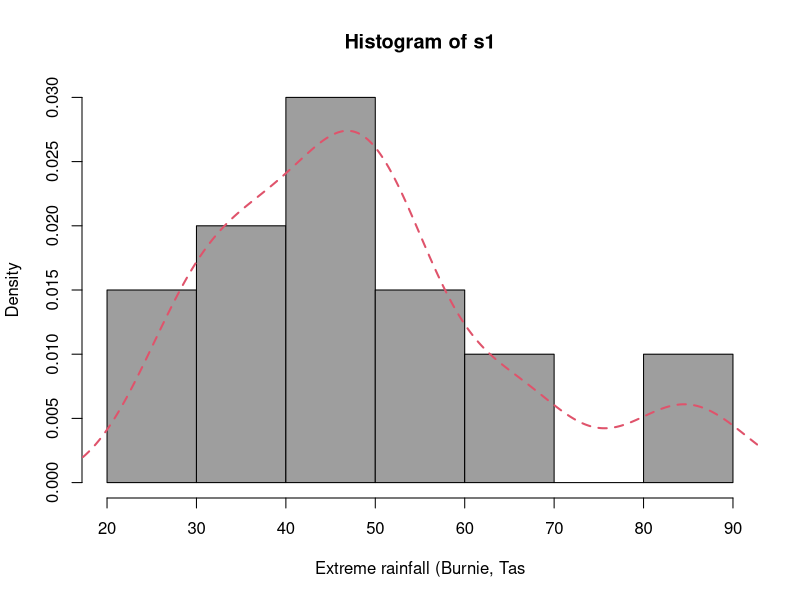
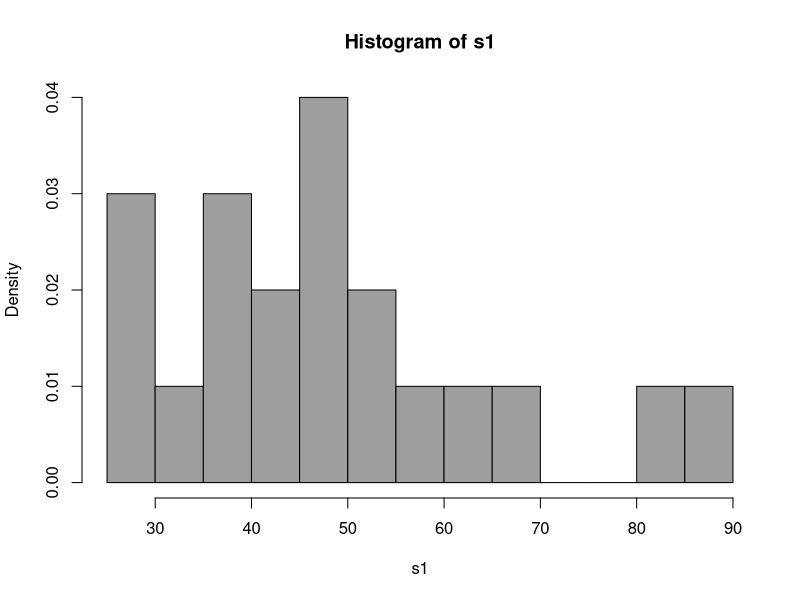
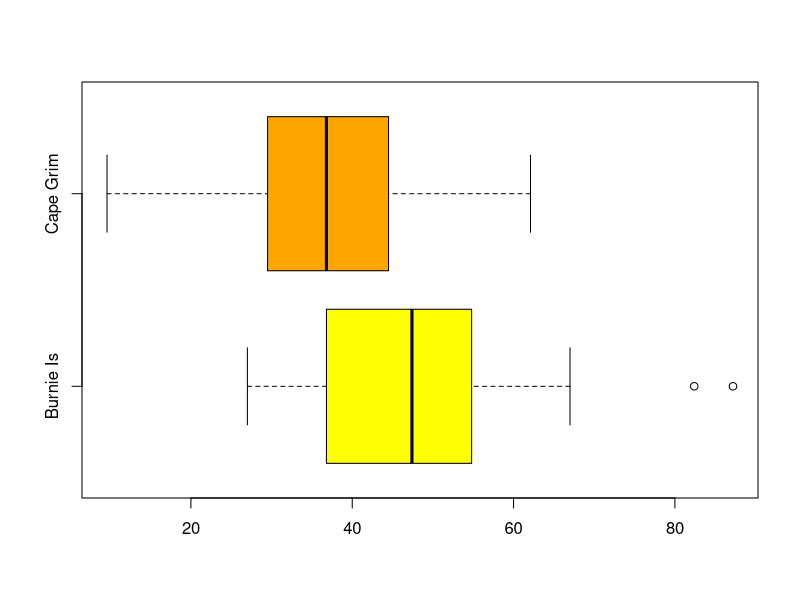
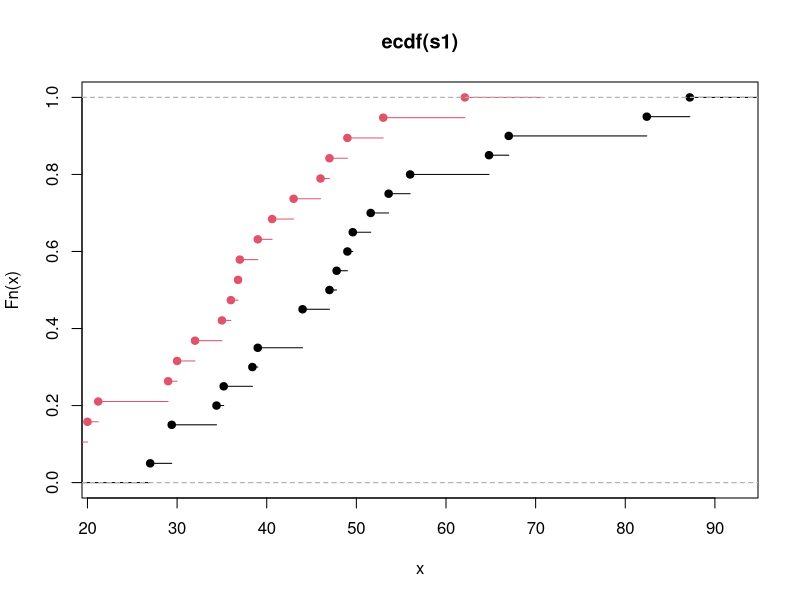
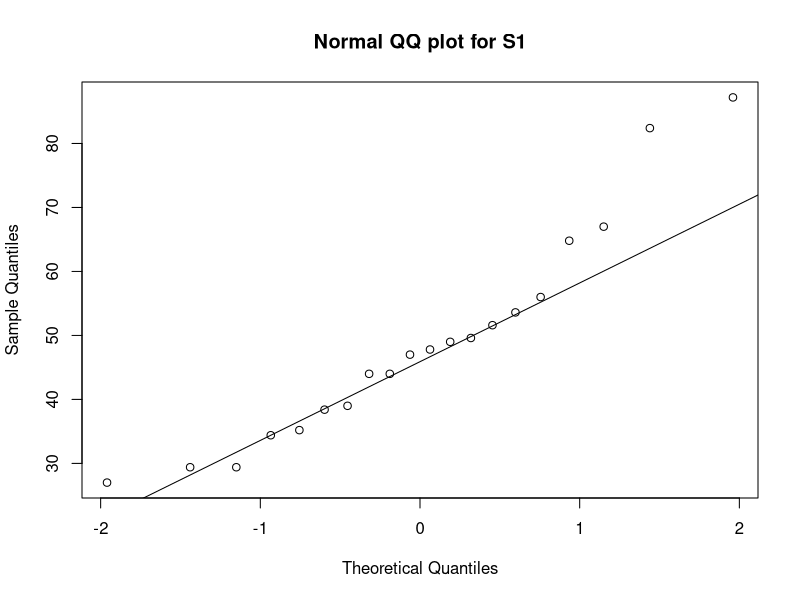
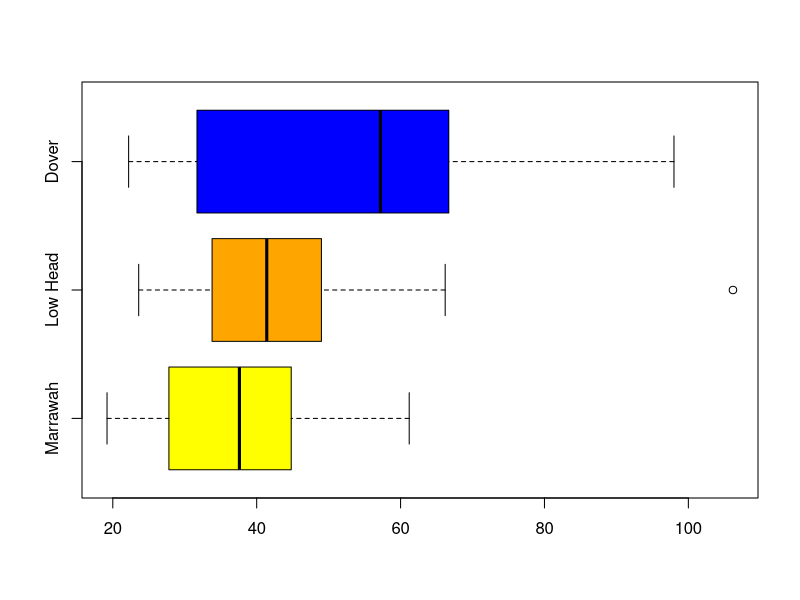

The R script that drew these images, in order:
## ---- chunk 1
tasmania <- read.csv("data/tasmania.csv")
## ---- chunk 2
dim(tasmania) # check data dimension
names(tasmania[, 1:5]) # names of first 5 columns
year <- tasmania[,1] # vector for year
s1 <- tasmania[,2] # vector for Burnie
s2 <- tasmania[,3] # vector for Cape Grim
## ---- chunk 3
sd(s1) # standard deviation (of my sample)
IQR(s1) # interquartile range
quantile(s1, type=6)

sd(s2, na.rm=TRUE) # this removes missing values, NA
## ---- chunk 4
hist(s1, freq=FALSE, xlab="Extreme rainfall (Burnie, Tas", col=8)
smooth.density = density(s1) # fits a smooth curve
lines(smooth.density, lty=2, lwd=2, col=2)
## ---- chunk 5
hist(s1, freq=FALSE, col=8, breaks=15)
## ---- chunk 6
boxplot(s1, s2, horizontal = TRUE, names = c("Burnie Is", "Cape Grim"), col=c("yellow", "orange"))
## ---- chunk 7
ecdf1 <- ecdf(s1)
ecdf2 <- ecdf(s2)
plot(ecdf1)
plot(ecdf2, col=2, add=TRUE)
## ---- chunk 8
qqnorm(s1, main = "Normal QQ plot for S1")
qqline(s1)
## ---- chunk 9
sM <- tasmania[,7]
sLH <- tasmania[,9]
sD <- tasmania[,30]

summary(sM)
summary(sLH)
summary(sD)

sd(sM)
sd(sLH, na.rm=TRUE)
sd(sD)

boxplot(sM, sLH, sD, horizontal=TRUE, names=c("Marrawah", "Low Head", "Dover"), col=c("yellow", "orange", "blue"))
